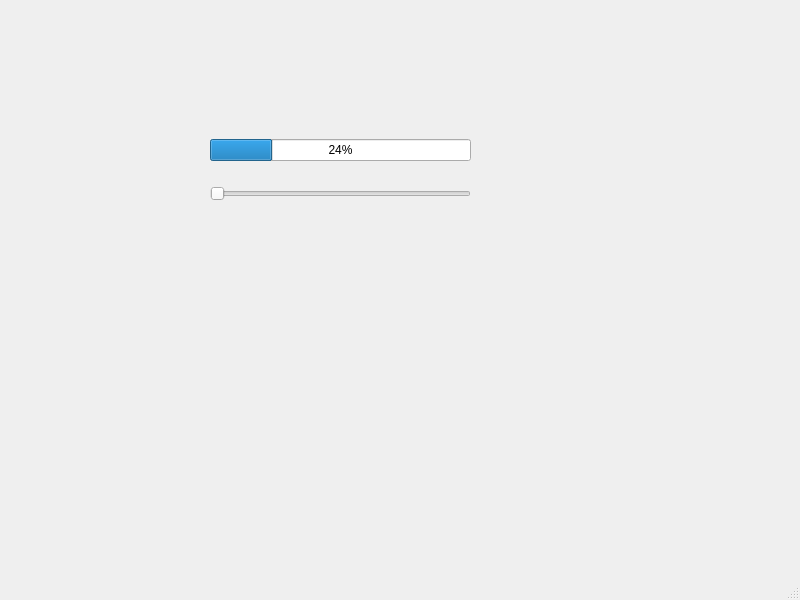
<?xml version="1.0" encoding="UTF-8"?>
<ui version="4.0">
 <class>MainWindow</class>
 <widget class="QMainWindow" name="MainWindow">
  <property name="geometry">
   <rect>
    <x>0</x>
    <y>0</y>
    <width>800</width>
    <height>600</height>
   </rect>
  </property>
  <property name="windowTitle">
   <string>MainWindow</string>
  </property>
  <widget class="QWidget" name="centralwidget">
   <widget class="QWidget" name="">
    <property name="geometry">
     <rect>
      <x>210</x>
      <y>120</y>
      <width>261</width>
      <height>101</height>
     </rect>
    </property>
    <layout class="QVBoxLayout" name="verticalLayout">
     <item>
      <widget class="QProgressBar" name="progressBar">
       <property name="value">
        <number>24</number>
       </property>
      </widget>
     </item>
     <item>
      <widget class="QSlider" name="horizontalSlider">
       <property name="orientation">
        <enum>Qt::Orientation::Horizontal</enum>
       </property>
      </widget>
     </item>
    </layout>
   </widget>
  </widget>
  <widget class="QMenuBar" name="menubar">
   <property name="geometry">
    <rect>
     <x>0</x>
     <y>0</y>
     <width>800</width>
     <height>25</height>
    </rect>
   </property>
  </widget>
  <widget class="QStatusBar" name="statusbar"/>
 </widget>
 <resources/>
 <connections/>
</ui>
